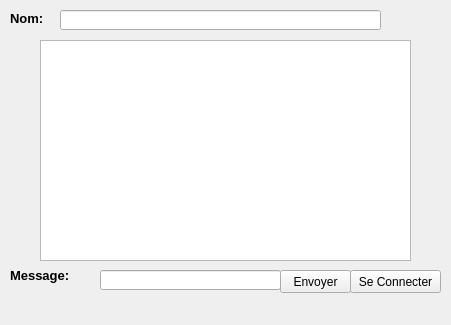
<?xml version="1.0" encoding="UTF-8"?>
<ui version="4.0">
 <class>Widget</class>
 <widget class="QWidget" name="Widget">
  <property name="geometry">
   <rect>
    <x>0</x>
    <y>0</y>
    <width>451</width>
    <height>325</height>
   </rect>
  </property>
  <property name="windowTitle">
   <string>Form</string>
  </property>
  <widget class="QTextEdit" name="textEdit">
   <property name="geometry">
    <rect>
     <x>40</x>
     <y>40</y>
     <width>371</width>
     <height>221</height>
    </rect>
   </property>
  </widget>
  <widget class="QLabel" name="label">
   <property name="geometry">
    <rect>
     <x>10</x>
     <y>260</y>
     <width>101</width>
     <height>31</height>
    </rect>
   </property>
   <property name="font">
    <font>
     <pointsize>10</pointsize>
     <weight>75</weight>
     <bold>true</bold>
    </font>
   </property>
   <property name="text">
    <string>Message:</string>
   </property>
  </widget>
  <widget class="QLineEdit" name="lineEdit">
   <property name="geometry">
    <rect>
     <x>100</x>
     <y>270</y>
     <width>181</width>
     <height>20</height>
    </rect>
   </property>
  </widget>
  <widget class="QPushButton" name="pushButton">
   <property name="geometry">
    <rect>
     <x>280</x>
     <y>270</y>
     <width>71</width>
     <height>23</height>
    </rect>
   </property>
   <property name="text">
    <string>Envoyer</string>
   </property>
  </widget>
  <widget class="QPushButton" name="pushButton_2">
   <property name="geometry">
    <rect>
     <x>350</x>
     <y>270</y>
     <width>91</width>
     <height>23</height>
    </rect>
   </property>
   <property name="text">
    <string>Se Connecter</string>
   </property>
  </widget>
  <widget class="QLineEdit" name="lineEdit_2">
   <property name="geometry">
    <rect>
     <x>60</x>
     <y>10</y>
     <width>321</width>
     <height>20</height>
    </rect>
   </property>
  </widget>
  <widget class="QLabel" name="label_2">
   <property name="geometry">
    <rect>
     <x>10</x>
     <y>10</y>
     <width>61</width>
     <height>16</height>
    </rect>
   </property>
   <property name="font">
    <font>
     <pointsize>10</pointsize>
     <weight>75</weight>
     <bold>true</bold>
    </font>
   </property>
   <property name="text">
    <string>Nom:</string>
   </property>
  </widget>
 </widget>
 <resources/>
 <connections/>
</ui>
